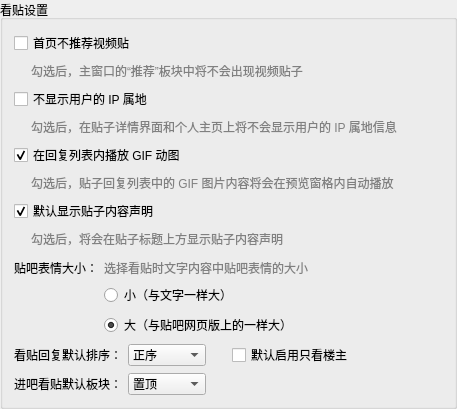
               <widget class="QGroupBox" name="groupBox_4">
                <property name="title">
                 <string>看贴设置</string>
                </property>
                <property name="flat">
                 <bool>true</bool>
                </property>
                <layout class="QGridLayout" name="gridLayout_6">
                 <item row="4" column="0">
                  <layout class="QHBoxLayout" name="horizontalLayout_21" stretch="0,0,0">
                   <property name="topMargin">
                    <number>0</number>
                   </property>
                   <item>
                    <spacer name="horizontalSpacer_23">
                     <property name="orientation">
                      <enum>Qt::Horizontal</enum>
                     </property>
                     <property name="sizeType">
                      <enum>QSizePolicy::Fixed</enum>
                     </property>
                     <property name="sizeHint" stdset="0">
                      <size>
                       <width>17</width>
                       <height>20</height>
                      </size>
                     </property>
                    </spacer>
                   </item>
                   <item>
                    <widget class="QLabel" name="label_36">
                     <property name="font">
                      <font>
                       <pointsize>9</pointsize>
                      </font>
                     </property>
                     <property name="styleSheet">
                      <string notr="true">QLabel{color: grey;}
</string>
                     </property>
                     <property name="text">
                      <string>勾选后，在贴子详情界面和个人主页上将不会显示用户的 IP 属地信息</string>
                     </property>
                    </widget>
                   </item>
                   <item>
                    <spacer name="horizontalSpacer_24">
                     <property name="orientation">
                      <enum>Qt::Horizontal</enum>
                     </property>
                     <property name="sizeHint" stdset="0">
                      <size>
                       <width>40</width>
                       <height>20</height>
                      </size>
                     </property>
                    </spacer>
                   </item>
                  </layout>
                 </item>
                 <item row="1" column="0" colspan="2">
                  <widget class="QCheckBox" name="checkBox">
                   <property name="toolTip">
                    <string/>
                   </property>
                   <property name="text">
                    <string>首页不推荐视频贴</string>
                   </property>
                  </widget>
                 </item>
                 <item row="5" column="0" colspan="2">
                  <widget class="QCheckBox" name="checkBox_12">
                   <property name="toolTip">
                    <string/>
                   </property>
                   <property name="text">
                    <string>在回复列表内播放 GIF 动图</string>
                   </property>
                   <property name="checked">
                    <bool>true</bool>
                   </property>
                  </widget>
                 </item>
                 <item row="8" column="0">
                  <layout class="QHBoxLayout" name="horizontalLayout_34" stretch="0,0,0">
                   <property name="topMargin">
                    <number>0</number>
                   </property>
                   <item>
                    <spacer name="horizontalSpacer_44">
                     <property name="orientation">
                      <enum>Qt::Horizontal</enum>
                     </property>
                     <property name="sizeType">
                      <enum>QSizePolicy::Fixed</enum>
                     </property>
                     <property name="sizeHint" stdset="0">
                      <size>
                       <width>17</width>
                       <height>20</height>
                      </size>
                     </property>
                    </spacer>
                   </item>
                   <item>
                    <widget class="QLabel" name="label_49">
                     <property name="font">
                      <font>
                       <pointsize>9</pointsize>
                      </font>
                     </property>
                     <property name="styleSheet">
                      <string notr="true">QLabel{color: grey;}
</string>
                     </property>
                     <property name="text">
                      <string>勾选后，将会在贴子标题上方显示贴子内容声明</string>
                     </property>
                    </widget>
                   </item>
                   <item>
                    <spacer name="horizontalSpacer_45">
                     <property name="orientation">
                      <enum>Qt::Horizontal</enum>
                     </property>
                     <property name="sizeHint" stdset="0">
                      <size>
                       <width>40</width>
                       <height>20</height>
                      </size>
                     </property>
                    </spacer>
                   </item>
                  </layout>
                 </item>
                 <item row="10" column="0" colspan="2">
                  <layout class="QHBoxLayout" name="horizontalLayout_5" stretch="0,0,0,0,0">
                   <item>
                    <widget class="QLabel" name="label_13">
                     <property name="toolTip">
                      <string/>
                     </property>
                     <property name="text">
                      <string>看贴回复默认排序：</string>
                     </property>
                    </widget>
                   </item>
                   <item>
                    <widget class="QComboBox" name="comboBox">
                     <item>
                      <property name="text">
                       <string>正序</string>
                      </property>
                     </item>
                     <item>
                      <property name="text">
                       <string>倒序</string>
                      </property>
                     </item>
                     <item>
                      <property name="text">
                       <string>热门排序</string>
                      </property>
                     </item>
                    </widget>
                   </item>
                   <item>
                    <spacer name="horizontalSpacer_6">
                     <property name="orientation">
                      <enum>Qt::Horizontal</enum>
                     </property>
                     <property name="sizeType">
                      <enum>QSizePolicy::Fixed</enum>
                     </property>
                     <property name="sizeHint" stdset="0">
                      <size>
                       <width>20</width>
                       <height>20</height>
                      </size>
                     </property>
                    </spacer>
                   </item>
                   <item>
                    <widget class="QCheckBox" name="checkBox_3">
                     <property name="text">
                      <string>默认启用只看楼主</string>
                     </property>
                    </widget>
                   </item>
                   <item>
                    <spacer name="horizontalSpacer_4">
                     <property name="orientation">
                      <enum>Qt::Horizontal</enum>
                     </property>
                     <property name="sizeHint" stdset="0">
                      <size>
                       <width>40</width>
                       <height>20</height>
                      </size>
                     </property>
                    </spacer>
                   </item>
                  </layout>
                 </item>
                 <item row="3" column="0" colspan="2">
                  <widget class="QCheckBox" name="checkBox_2">
                   <property name="toolTip">
                    <string/>
                   </property>
                   <property name="text">
                    <string>不显示用户的 IP 属地</string>
                   </property>
                  </widget>
                 </item>
                 <item row="7" column="0">
                  <widget class="QCheckBox" name="checkBox_24">
                   <property name="toolTip">
                    <string/>
                   </property>
                   <property name="text">
                    <string>默认显示贴子内容声明</string>
                   </property>
                   <property name="checked">
                    <bool>true</bool>
                   </property>
                  </widget>
                 </item>
                 <item row="9" column="0">
                  <layout class="QGridLayout" name="gridLayout_20" columnstretch="0,1">
                   <property name="topMargin">
                    <number>4</number>
                   </property>
                   <item row="0" column="1">
                    <widget class="QLabel" name="label_38">
                     <property name="font">
                      <font>
                       <pointsize>9</pointsize>
                      </font>
                     </property>
                     <property name="styleSheet">
                      <string notr="true">QLabel{color: grey;}
</string>
                     </property>
                     <property name="text">
                      <string>选择看贴时文字内容中贴吧表情的大小</string>
                     </property>
                    </widget>
                   </item>
                   <item row="0" column="0">
                    <widget class="QLabel" name="label_10">
                     <property name="toolTip">
                      <string/>
                     </property>
                     <property name="text">
                      <string>贴吧表情大小：</string>
                     </property>
                    </widget>
                   </item>
                   <item row="1" column="1">
                    <widget class="QRadioButton" name="radioButton">
                     <property name="text">
                      <string>小（与文字一样大）</string>
                     </property>
                    </widget>
                   </item>
                   <item row="2" column="1" rowspan="2">
                    <widget class="QRadioButton" name="radioButton_2">
                     <property name="text">
                      <string>大（与贴吧网页版上的一样大）</string>
                     </property>
                     <property name="checked">
                      <bool>true</bool>
                     </property>
                    </widget>
                   </item>
                   <item row="1" column="0" rowspan="3">
                    <spacer name="verticalSpacer_3">
                     <property name="orientation">
                      <enum>Qt::Vertical</enum>
                     </property>
                     <property name="sizeHint" stdset="0">
                      <size>
                       <width>20</width>
                       <height>40</height>
                      </size>
                     </property>
                    </spacer>
                   </item>
                  </layout>
                 </item>
                 <item row="2" column="0">
                  <layout class="QHBoxLayout" name="horizontalLayout_20" stretch="0,0,0">
                   <property name="topMargin">
                    <number>0</number>
                   </property>
                   <item>
                    <spacer name="horizontalSpacer_21">
                     <property name="orientation">
                      <enum>Qt::Horizontal</enum>
                     </property>
                     <property name="sizeType">
                      <enum>QSizePolicy::Fixed</enum>
                     </property>
                     <property name="sizeHint" stdset="0">
                      <size>
                       <width>17</width>
                       <height>20</height>
                      </size>
                     </property>
                    </spacer>
                   </item>
                   <item>
                    <widget class="QLabel" name="label_9">
                     <property name="font">
                      <font>
                       <pointsize>9</pointsize>
                      </font>
                     </property>
                     <property name="styleSheet">
                      <string notr="true">QLabel{color: grey;}
</string>
                     </property>
                     <property name="text">
                      <string>勾选后，主窗口的“推荐”板块中将不会出现视频贴子</string>
                     </property>
                    </widget>
                   </item>
                   <item>
                    <spacer name="horizontalSpacer_22">
                     <property name="orientation">
                      <enum>Qt::Horizontal</enum>
                     </property>
                     <property name="sizeHint" stdset="0">
                      <size>
                       <width>40</width>
                       <height>20</height>
                      </size>
                     </property>
                    </spacer>
                   </item>
                  </layout>
                 </item>
                 <item row="11" column="0" colspan="2">
                  <layout class="QHBoxLayout" name="horizontalLayout_6" stretch="0,0,0">
                   <item>
                    <widget class="QLabel" name="label_14">
                     <property name="toolTip">
                      <string/>
                     </property>
                     <property name="text">
                      <string>进吧看贴默认板块：</string>
                     </property>
                    </widget>
                   </item>
                   <item>
                    <widget class="QComboBox" name="comboBox_2">
                     <item>
                      <property name="text">
                       <string>置顶</string>
                      </property>
                     </item>
                     <item>
                      <property name="text">
                       <string>精华</string>
                      </property>
                     </item>
                     <item>
                      <property name="text">
                       <string>最新回复</string>
                      </property>
                     </item>
                     <item>
                      <property name="text">
                       <string>最新发布</string>
                      </property>
                     </item>
                     <item>
                      <property name="text">
                       <string>热门</string>
                      </property>
                     </item>
                    </widget>
                   </item>
                   <item>
                    <spacer name="horizontalSpacer_5">
                     <property name="orientation">
                      <enum>Qt::Horizontal</enum>
                     </property>
                     <property name="sizeHint" stdset="0">
                      <size>
                       <width>40</width>
                       <height>20</height>
                      </size>
                     </property>
                    </spacer>
                   </item>
                  </layout>
                 </item>
                 <item row="6" column="0">
                  <layout class="QHBoxLayout" name="horizontalLayout_22" stretch="0,0,0">
                   <property name="topMargin">
                    <number>0</number>
                   </property>
                   <item>
                    <spacer name="horizontalSpacer_25">
                     <property name="orientation">
                      <enum>Qt::Horizontal</enum>
                     </property>
                     <property name="sizeType">
                      <enum>QSizePolicy::Fixed</enum>
                     </property>
                     <property name="sizeHint" stdset="0">
                      <size>
                       <width>17</width>
                       <height>20</height>
                      </size>
                     </property>
                    </spacer>
                   </item>
                   <item>
                    <widget class="QLabel" name="label_37">
                     <property name="font">
                      <font>
                       <pointsize>9</pointsize>
                      </font>
                     </property>
                     <property name="styleSheet">
                      <string notr="true">QLabel{color: grey;}
</string>
                     </property>
                     <property name="text">
                      <string>勾选后，贴子回复列表中的 GIF 图片内容将会在预览窗格内自动播放</string>
                     </property>
                    </widget>
                   </item>
                   <item>
                    <spacer name="horizontalSpacer_26">
                     <property name="orientation">
                      <enum>Qt::Horizontal</enum>
                     </property>
                     <property name="sizeHint" stdset="0">
                      <size>
                       <width>40</width>
                       <height>20</height>
                      </size>
                     </property>
                    </spacer>
                   </item>
                  </layout>
                 </item>
                </layout>
               </widget>
